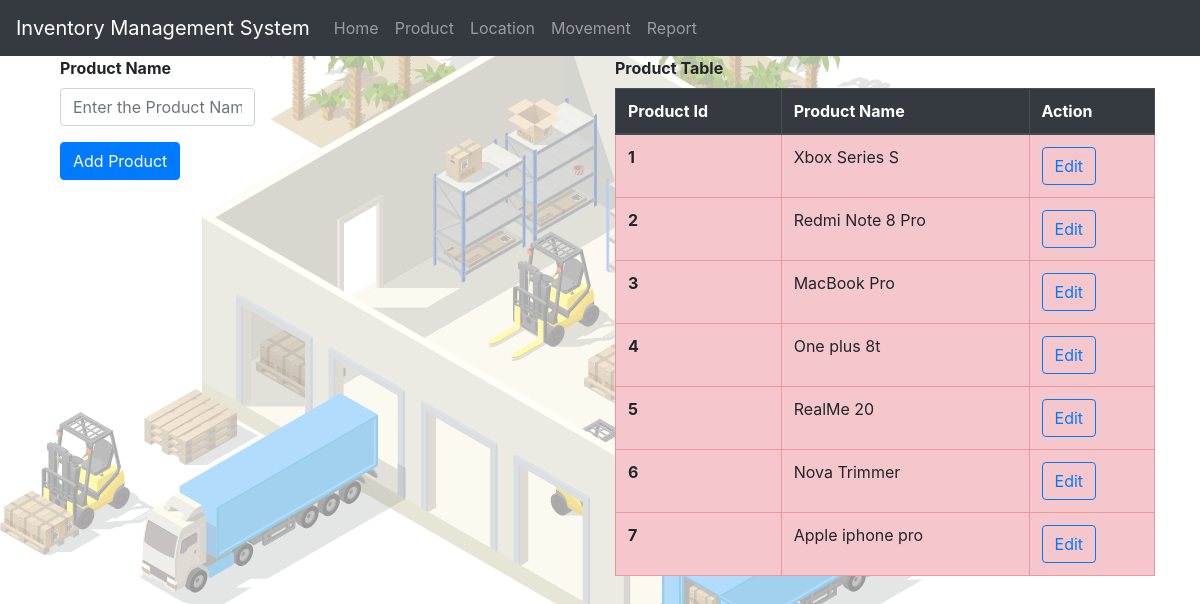
The page /product on the database as committed earlier.
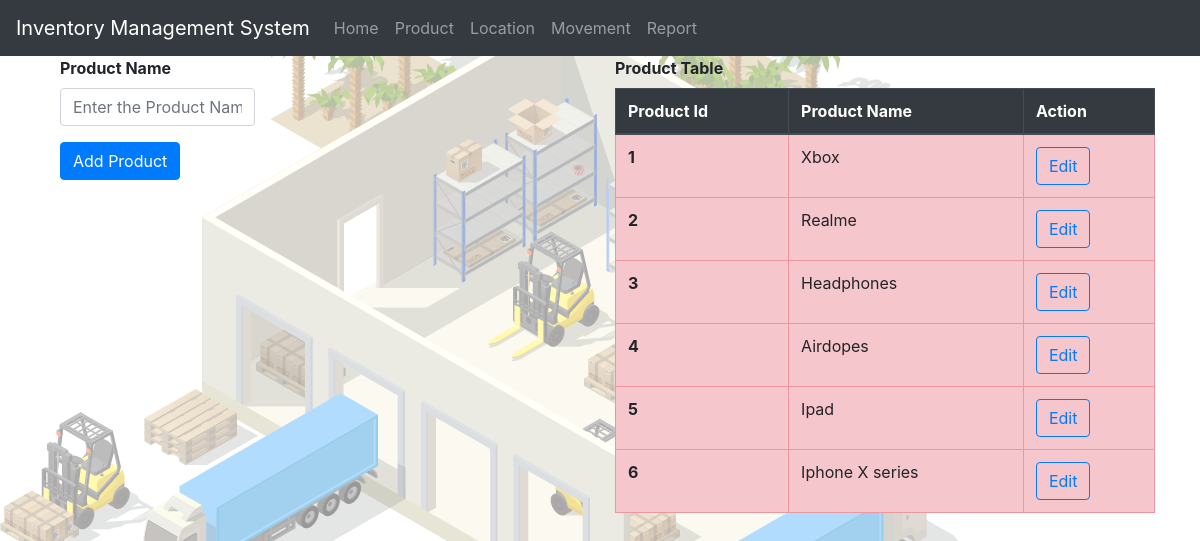
The same page on the database as committed later.
### app.py (models this page shows, shortened)
class Product(db.Model):
    _id = db.Column( db.Integer, primary_key=True)
    pro_name = db.Column(db.String(50),nullable=False)

### app.py (the view, shortened to what this page needs)
@app.route("/product", methods = ["GET","POST"])
def product():
    products = Product.query.all()
    return render_template('product.html',products = products)

### templates/product.html (shortened to what this page needs)
{% extends 'index.html' %}
{% block content %}
<div class="container">
  <div class="row row-cols-2">
    <div class="col-sm-6">
      <form action="{{ url_for('product') }}" method="POST">
        <div class="form-group col-md-5">
            <label for="pro_name" ><b>Product Name</b></label>
            <input required type="text" class="form-control" id="pro_name" name="pro_name" placeholder="Enter the Product Name" >
          </div>
          <div class="form-group col-md-6">
            <button type="submit" class="btn btn-primary">Add Product</button>
          </div>
    </form>
    </div>
    <div class="col-sm-6">
      <label for="pro_name" ><b>Product Table</b></label>
      <table class="table table-hover table-bordered table-danger">
        <thead class="thead-dark">
          <tr>
            <th scope="col">Product Id</th>
            <th scope="col">Product Name</th>
            <th scope="col">Action</th>
          </tr>
        </thead>
        <tbody>
          {% for product in products %}
            <tr>
              <th> {{ loop.index }} </th>
              <td>{{ product.pro_name }}</td>
              <td>
                <button type="button" class="btn btn-outline-primary" data-toggle="modal" data-target="#editProduct{{product._id}}" >Edit</button>
              </td>
            </tr>
            {% endfor %}
        </tbody>
      </table>
    </div>
  </div>
</div>
{% endblock %}

Rows that differ between the two databases and show on the page:
removed Product: pro_name "Nova Trimmer"
removed Product: pro_name "Apple iphone pro"
changed Product: pro_name "Xbox Series S" → "Xbox"
added Product: pro_name "Realme"
changed Product: pro_name "Redmi Note 8 Pro" → "Headphones"
changed Product: pro_name "MacBook Pro" → "Airdopes"
changed Product: pro_name "One plus 8t" → "Ipad"
changed Product: pro_name "RealMe 20" → "Iphone X series"
